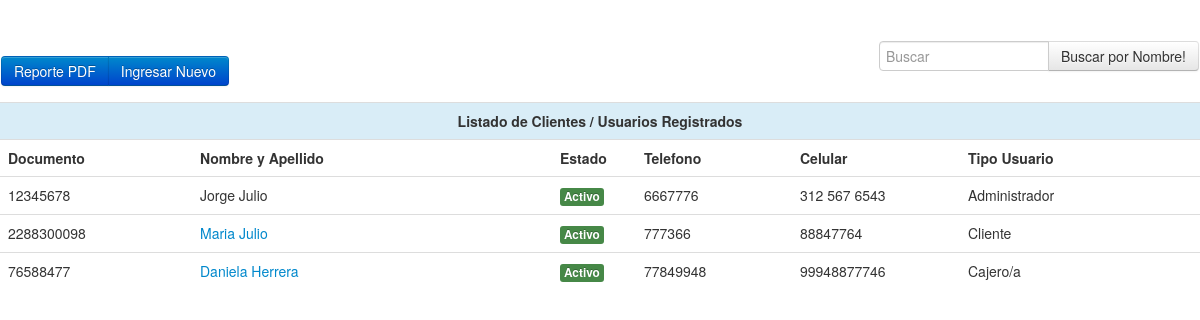
/clientes.php (signed in), run on the app's committed database.
### tables this page shows
CREATE TABLE IF NOT EXISTS `usuarios` (
  `ced` varchar(255) NOT NULL,
  `estado` varchar(255) NOT NULL,
  `nom` varchar(255) NOT NULL,
  `dir` varchar(255) NOT NULL,
  `tel` varchar(255) NOT NULL,
  `cel` varchar(255) NOT NULL,
  `cupo` varchar(255) NOT NULL,
  `barrio` varchar(255) NOT NULL,
  `ciudad` varchar(255) NOT NULL,
  `usu` varchar(255) NOT NULL,
  `con` varchar(255) NOT NULL,
  `tipo` varchar(255) NOT NULL,
  PRIMARY KEY (`ced`)
);

### clientes.php (the view, shortened to what this page needs)
<?php
		$tipo_usu=$_SESSION['tipo_usu'];
?>
<!DOCTYPE html>
<html lang="en">
<head>
    <link href="css/bootstrap.css" rel="stylesheet">
    <link href="css/bootstrap-responsive.css" rel="stylesheet">
    <link href="css/docs.css" rel="stylesheet">
    <link href="js/google-code-prettify/prettify.css" rel="stylesheet">
</head>
<body data-spy="scroll" data-target=".bs-docs-sidebar">
<table width="100%" border="0">
  <tr>
    <td>
    <div class="btn-group" data-toggle="buttons-checkbox">
        <button type="button" class="btn btn-primary" onClick="window.location='PDFclientes.php'">Reporte PDF</button>
        <button type="button" class="btn btn-primary" onClick="window.location='crear_clientes.php'">Ingresar Nuevo</button>
    </div>
    </td>
    <td>
    <div align="right">
    <form method="post" action="" enctype="multipart/form-data" name="form1" id="form1">
      <div class="input-append">
             <input name="bus" type="text" class="span2" size="60" list="characters" placeholder="Buscar" autocomplete="off">
              <?php
                $can=mysql_query("SELECT * FROM usuarios");
              ?>
            <button class="btn" type="submit">Buscar por Nombre!</button>
      </div>
    </form>
    </div>
    </td>
  </tr>
</table>
<div align="center">
<table width="80%" border="0" class="table">
  <tr class="info">
    <td colspan="6"><center><strong>Listado de Clientes / Usuarios Registrados</strong></center></td>
  </tr>
  <tr>
    <td width="16%"><strong>Documento</strong></td>
    <td width="30%"><strong>Nombre y Apellido</strong></td>
    <td width="7%"><strong>Estado</strong></td>
    <td width="13%"><strong>Telefono</strong></td>
    <td width="14%"><strong>Celular</strong></td>
    <td width="20%"><strong>Tipo Usuario</strong></td>
  </tr>
    <?php
	if(empty($_POST['bus'])){
		$can=mysql_query("SELECT * FROM usuarios");
	}else{
		$buscar=$_POST['bus'];
		$can=mysql_query("SELECT * FROM usuarios where nom LIKE '$buscar%' or ced LIKE '$buscar%'");
	}
	while($dato=mysql_fetch_array($can)){
		if($dato['tipo']=='a'){
			$clase='Administrador';
		}elseif($dato['tipo']=='cl'){
			$clase='Cliente';
		}else{
				$clase='Cajero/a';
		}
		if($dato['estado']=="n"){
			$estado='<span class="label label-important">Inactivo</span>';
		}else{
			$estado='<span class="label label-success">Activo</span>';
		}
	?>
  <tr>
    <td><?php echo $dato['ced']; ?></td>
    <td>
    	<?php if($tipo_usu=='ca' and $dato['tipo']<>'a'){ ?>
    		<a href="crear_clientes.php?codigo=<?php echo $dato['ced']; ?>"><?php echo $dato['nom']; ?></a>
        <?php }elseif($tipo_usu=='a'){ ?>
        	<a href="crear_clientes.php?codigo=<?php echo $dato['ced']; ?>"><?php echo $dato['nom']; ?></a>
        <?php }else{ echo $dato['nom']; } ?>
    </td>
    <td><a href="php_estado_cliente.php?id=<?php echo $dato['ced']; ?>"><?php echo $estado; ?></a></td>
    <td><?php echo $dato['tel']; ?></td>
    <td><?php echo $dato['cel']; ?></td>
    <td><?php echo $clase; ?></td>
    </tr>
    <?php } ?>
</table>
</div>
</body>
</html>

### css/docs.css (style rules this page uses)
body { position: relative; padding-top: 40px; }

### data on the page
usuarios: ced "12345678", nom "Jorge Julio", estado "Activo", tel "6667776", cel "312 567 6543", tipo "Administrador"
usuarios: ced "2288300098", nom "Maria Julio", estado "Activo", tel "777366", cel "88847764", tipo "Cliente"
usuarios: ced "76588477", nom "Daniela Herrera", estado "Activo", tel "77849948", cel "99948877746", tipo "Cajero/a"
